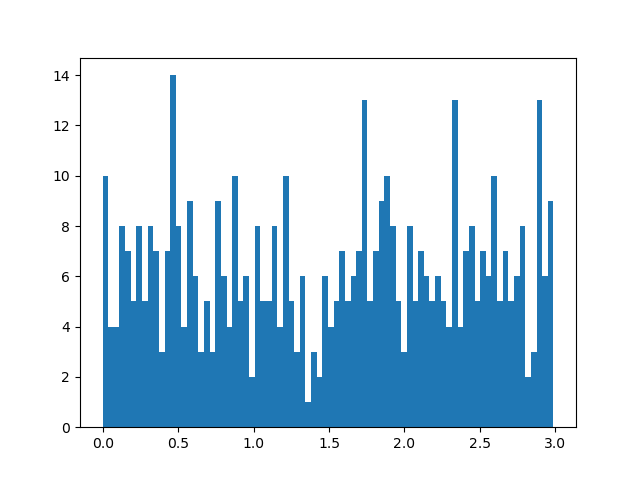

Generate this figure with Python:
##location: cd Github/dynamics_random_complex_systems

##to run: python intervention_effects.py

########################################################

##Part A: load in the libraries and functions for running the code

##libraries

import random
from random import randint
import numpy as np
import csv

import matplotlib as mpl
import matplotlib.pyplot as plt
import matplotlib.animation as animation

import networkx as nx

import scipy as sp
from scipy.integrate import solve_ivp

###############################################################

##dyadic behaviour model

def Calc_x_dot(x):

	x_dot=np.zeros(no_factors)

	for sel_ind in np.arange(no_factors):

		x_growth=x[sel_ind]*growth_rate[sel_ind]

		x_logistic_growth=growth_to_max_rate[sel_ind]*max_resources[sel_ind]-x[sel_ind]

		for sel_other_ind in np.arange(no_factors):
		
			x_logistic_growth=x_logistic_growth+interactions[sel_other_ind, sel_ind]*x[sel_other_ind]
			
		x_dot[sel_ind]=x_growth*x_logistic_growth
			
	return(x_dot)

def Behaviour_Model_ODE(t, x):#, alpha, beta, gamma, delta, epsilon):

	x_dot=Calc_x_dot(x)
	
	return(x_dot)
    

def Calc_Intervention_Effect(no_factors, no_t, max_t, prop_interactions, kick_size, kick_type):
    
    sel_node=0

    sel_other_node=1

#    print("growth_rate = ", growth_rate)

 #   print("growth_to_max_rate = ", growth_to_max_rate)

  #  print("max_resources = ", max_resources)

   # print("interactions = ", interactions)

    #single_kick_data=Single_Behaviour_Kick(kick_size, no_factors, no_t, 1)

    single_kick_data=[]

    x_init=np.random.random(no_factors)*0.4
            
    full_z=np.reshape(x_init,(no_factors,1))

#    print(full_z)

    full_t=[0]

 #   print(full_t)

    nudge_behaviour=0
            
    t_min=0

    t_max=int(max_t/2)

    t_sol=np.linspace(t_min, t_max, no_t)
            
    sol=solve_ivp(Behaviour_Model_ODE, [np.min(t_sol), np.max(t_sol)], x_init, dense_output=True, t_eval=t_sol)

    intervention_effect=0
    
    if sol.success==1:
        
        z=sol.sol(t_sol)

        full_z=np.hstack([full_z,z])
                
        full_t=np.hstack([full_t,t_sol])

        L=len(z[0,:])

        x_init=z[:,L-1]

        single_kick_data=np.hstack([single_kick_data, x_init[[0, 1]]])

        ##record the value before the kick_size

        before_intervention_value=x_init[0]

    #    print("before_intervention_value = ", before_intervention_value)

        ######

        ##nudge the system

        if kick_type==1:

            x_init[sel_node]=x_init[sel_node]+kick_size#np.random.random(2)*2
            
        if kick_type==2:

            max_resources[sel_node]=max_resources[sel_node]+kick_size#np.random.random(2)*2
            
        if kick_type==3:

            interactions[sel_other_node, sel_node]=interactions[sel_other_node, sel_node]+kick_size#np.random.random(2)*2

        #######

        ##run for another 10 seconds to see what happens

        t_min=int(max_t/2)

        t_max=int(max_t)

        t_sol=np.linspace(t_min, t_max, no_t)
                
        sol=solve_ivp(Behaviour_Model_ODE, [np.min(t_sol), np.max(t_sol)], x_init, dense_output=True, t_eval=t_sol)

        z=sol.sol(t_sol)

        full_z=np.hstack([full_z,z])
                
        full_t=np.hstack([full_t,t_sol])

        L=len(z[0,:])

        x_init=z[:,L-1]

        last_value=x_init[0]

    #    print("last_value = ", last_value)

        intervention_effect=last_value-before_intervention_value
    
    return(intervention_effect)
    
	
#######################################
	
##variables

no_runs=500

no_factors=5

no_t=250

max_t=20

prop_interactions=0.8

all_kick_sizes=np.random.random(no_runs)*3#np.ones(no_runs)

kick_type=3 ##1=value, 2=max, 3=interaction

all_intervention_effects=[]

for sel_run in np.arange(no_runs):
    
    kick_size=all_kick_sizes[sel_run]
    
    print("Sel run = ", sel_run)

    growth_rate=np.random.random(no_factors)*2

    growth_to_max_rate=np.random.random(no_factors)*2

    max_resources=np.random.random(no_factors)*2

    initial_interactions=np.random.random([no_factors, no_factors])*2-1
    
    ##create an array that tells us which interactions to include

    interactions_include=(np.random.choice([0, 1], no_factors*no_factors, p=[1-prop_interactions, prop_interactions])).reshape(no_factors, no_factors)

    interactions=initial_interactions*interactions_include

    for i in np.arange(no_factors):

        interactions[i,i]=0
        
    ##also, set the interaction between 1 and 0 to be 0.5 (always positive, and somewhere in the middle)

#    interactions[1, 0]=0.5

    ########################
    
    ##or run this for a specific system
    
    growth_rate=np.ones(no_factors)*2

    growth_to_max_rate=np.zeros(no_factors)

    max_resources=np.zeros(no_factors)

    interactions=np.zeros([no_factors, no_factors])
    
    growth_to_max_rate[3]=1
    
    growth_to_max_rate[4]=1
    
    max_resources[3]=1
    
    max_resources[4]=1
    
    interactions[2, 0]=2
    
    interactions[4, 2]=2
   
    interactions[3, 0]=0.5
    
    interactions[3, 1]=1
    
    interactions[1, 0]=-1
            
    intervention_effect=Calc_Intervention_Effect(no_factors, no_t, max_t, prop_interactions, kick_size, kick_type)

#    print("intervention_effect = ", intervention_effect)

    all_intervention_effects=np.append(all_intervention_effects, intervention_effect)

print("all_intervention_effects")

print(all_intervention_effects)

all_kick_sizes=all_kick_sizes[all_intervention_effects<20]

all_intervention_effects=all_intervention_effects[all_intervention_effects<20]

all_kick_sizes=all_kick_sizes[all_intervention_effects>-20]

all_intervention_effects=all_intervention_effects[all_intervention_effects>-20]

fig, ax=plt.subplots(nrows=1, ncols=1)

ax.hist(all_intervention_effects, bins=80)

#ax.set_xlim([-10, 10])

#ax.set_ylim([0, 10])

plt.show()

fig.savefig("intervention_effects.png")

plt.close()

fig, ax=plt.subplots(nrows=1, ncols=1)

ax.scatter(all_kick_sizes, all_intervention_effects)

#ax.set_xlim([-10, 10])

#ax.set_ylim([0, 10])

plt.show()

fig.savefig("intervention_size_vs_intervention_effects.png")

plt.close()
